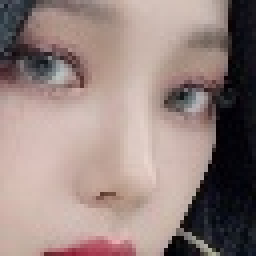
#> input picture face_image/01_002_001.jpg, 64 x 64 px (shown 4 times larger); its folder holds only this picture in this run
$ python 03.img_data_generator_lab.py
#> lines starting #> are read from the running program, lines starting #| are printed output that depends on the picture
from distutils import extension
import os
import random
import pathlib
import shutil
import glob
import cv2
import numpy as np

def load_name_images(image_path_pattern):
    name_images = []
    # 지정한 경로에서 이미지 파일 취득
    image_paths = glob.glob(image_path_pattern)
    # 파일별로 읽기
    for image_path in image_paths:
        path = pathlib.Path(image_path)
        # 파일 경로
        fullpath = str(path.resolve())
        print(f"이미지 파일(절대 경로):{fullpath}")
        # 파일명
        filename = path.name
        print(f"이미지 파일(파일명):{filename}")
        # 이미지 읽기
        image = cv2.imread(fullpath)
        if image is None:
            print(f"이미지 파일[{fullpath}]을 읽을 수가 없습니다.")
            continue
        name_images.append((filename, image))
    return name_images

def scratch_image(image, use_flip=True, use_threshold=True, use_filter=True):
    # 어떤 증가규칙을 사용할 것인지 설정 (Flip or 밝기 or 화소 ...)
    methods = [use_flip, use_threshold, use_filter]

    # 흐린 필터 작성
    # filter1 = np.ones((3, 3))
    # 오리지날 이미지를 배열로 저장
    images = [image]

    # cv2.flip(x, 1)
    # 증가 규칙을 위한 함수
    scratch = np.array([
        # Flip 처리
        lambda x: cv2.flip(x, 1),
        # 밝기 처리
        lambda x: cv2.threshold(x ,100, 255, cv2.THRESH_TOZERO)[1],
        # 블러 처리
        lambda x: cv2.GaussianBlur(x, (5, 5), 0),
    ])

    # 이미지 증가
    doubling_images = lambda f, img: np.r_[img, [f(i) for i in img]]
    for func in scratch[methods]:
        images = doubling_images(func, images)
        print(f"{images}, {np.shape(images)}")

    return images

def delete_dir(dir_path, is_delete_top_dir=True):
    for root, dirs, files in os.walk(dir_path, topdown=False):
        for name in files:
            os.remove(os.path.join(root, name))
        for name in dirs:
            os.rmdir(os.path.join(root, name))
    if is_delete_top_dir:
        os.rmdir(dir_path)

RETURN_SUCCESS = 0
RETURN_FAILURE = -1
# Test Image Directory
TEST_IMAGE_PATH = "./test_image"
# Face Image Directory
IMAGE_PATH_PATTERN = "./face_image/*"
# Output Directory
OUTPUT_IMAGE_DIR = "./face_scratch_image"


def main():
    print("===================================================================")
    print("이미지 증가를 위한 OpenCV 이용")
    print("지정한 이미지 파일의 수를 증가 (Flip, 임계값 등의 작업으로 8배 증가)")
    print("===================================================================")

    # 디렉토리 작성
    if not os.path.isdir(OUTPUT_IMAGE_DIR):
        os.mkdir(OUTPUT_IMAGE_DIR)
    # 디렉토리 내 파일 제거
    delete_dir(OUTPUT_IMAGE_DIR, False)

    # 디렉토리 작성
    if not os.path.isdir(TEST_IMAGE_PATH):
        os.mkdir(TEST_IMAGE_PATH)
    # 디렉토리 내 파일 제거
    delete_dir(TEST_IMAGE_PATH, False)

    # 대상 이미지에 2배 정보를 테스트용 파일로 구분
    image_files = glob.glob(IMAGE_PATH_PATTERN)
    random.shuffle(image_files)
    for i in range(len(image_files) // 5):
        shutil.move(str(image_files[i]), TEST_IMAGE_PATH)

    # 대상 이미지 읽기
    name_images = load_name_images(IMAGE_PATH_PATTERN)
#> in load_name_images, image is the input picture: shape (64, 64, 3); mean B, G, R 127, 131.4, 150.5
#> name_images = 1 item

    # 대상 이미지 별로 증가 작업
    for name_image in name_images:
        filename, extension = os.path.splitext(name_image[0])
        image = name_image[1]
        # 대상 이미지 증가
        scratch_face_images = scratch_image(image)

        # 대상 이미지 저장
        for idx, image in enumerate(scratch_face_images):
            output_path = os.path.join(OUTPUT_IMAGE_DIR, f"{filename}_{str(idx)}{extension}")
            print(f"출력 파일(절대 경로):{output_path}")
            cv2.imwrite(output_path, image)
#> this loop made 1 pass
#> methods in scratch_image on pass 1: [True, True, True]
#> (printed output is left out)
#> pass 1, in main, `cv2.imwrite(output_path, image)`:
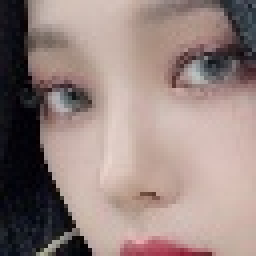
#> saved as 01_002_001_1.jpg: shape (64, 64, 3) (shown 4 times larger); mean B, G, R 127, 131.4, 150.5
#> pass 1, in main, `cv2.imwrite(output_path, image)`:
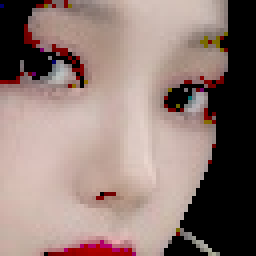
#> saved as 01_002_001_2.jpg: shape (64, 64, 3) (shown 4 times larger); mean B, G, R 117.1, 122.8, 143.9
#> pass 1, in main, `cv2.imwrite(output_path, image)`:
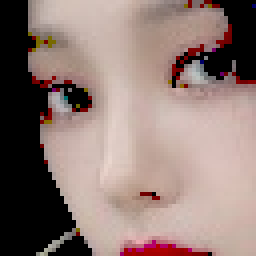
#> saved as 01_002_001_3.jpg: shape (64, 64, 3) (shown 4 times larger); mean B, G, R 117.1, 122.8, 143.9
#> pass 1, in main, `cv2.imwrite(output_path, image)`:
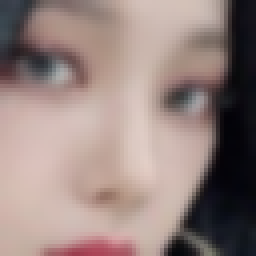
#> saved as 01_002_001_4.jpg: shape (64, 64, 3) (shown 4 times larger); mean B, G, R 127.1, 131.5, 150.5
#> after the loop:
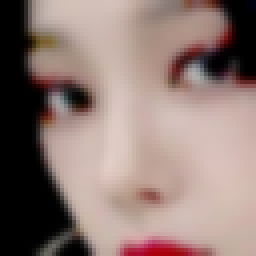
#> image: shape (64, 64, 3) (shown 4 times larger); mean B, G, R 117.2, 122.9, 144

    return RETURN_SUCCESS

if __name__ == "__main__":
    main()

$ run again, on face_image/01_020_001.jpg
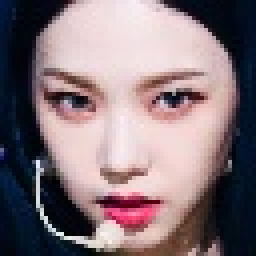
#> input picture face_image/01_020_001.jpg, 64 x 64 px (shown 4 times larger)
#> in load_name_images, image is the input picture: shape (64, 64, 3); mean B, G, R 121.3, 115.8, 132.8
#> name_images = 1 item
#> the loop in main, `for name_image in name_images:` made 1 pass
#> methods in scratch_image on pass 1: [True, True, True]
#> (printed output is left out)
#> pass 1, in main, `cv2.imwrite(output_path, image)`:
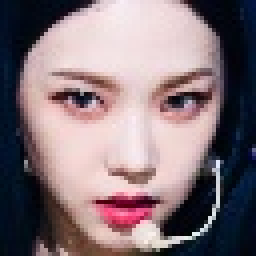
#> saved as 01_020_001_1.jpg: shape (64, 64, 3) (shown 4 times larger); mean B, G, R 121.3, 115.8, 132.8
#> after the loop in main, `for name_image in name_images:`:
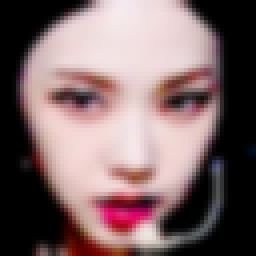
#> image: shape (64, 64, 3) (shown 4 times larger); mean B, G, R 105.3, 104.2, 126.6

$ run again, on face_image/01_032_001.jpg
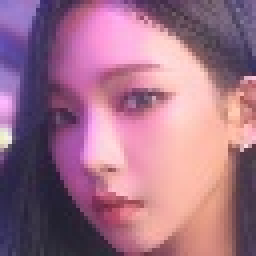
#> input picture face_image/01_032_001.jpg, 64 x 64 px (shown 4 times larger)
#> in load_name_images, image is the input picture: shape (64, 64, 3); mean B, G, R 136, 112.9, 161.6
#> name_images = 1 item
#> the loop in main, `for name_image in name_images:` made 1 pass
#> methods in scratch_image on pass 1: [True, True, True]
#> (printed output is left out)
#> pass 1, in main, `cv2.imwrite(output_path, image)`:
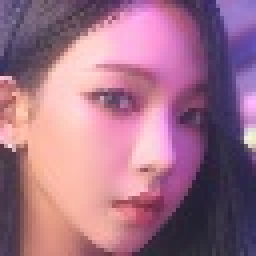
#> saved as 01_032_001_1.jpg: shape (64, 64, 3) (shown 4 times larger); mean B, G, R 136, 112.9, 161.6
#> after the loop in main, `for name_image in name_images:`:
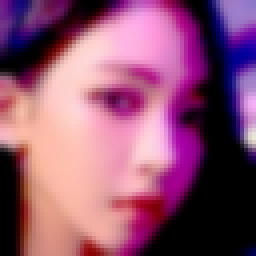
#> image: shape (64, 64, 3) (shown 4 times larger); mean B, G, R 113.2, 82.6, 142.7

$ run again, on face_image/01_037_001.jpg
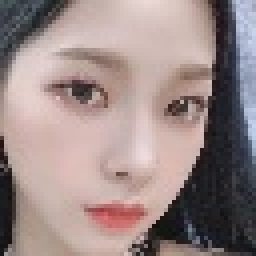
#> input picture face_image/01_037_001.jpg, 64 x 64 px (shown 4 times larger)
#> in load_name_images, image is the input picture: shape (64, 64, 3); mean B, G, R 135.1, 137, 154.4
#> name_images = 1 item
#> the loop in main, `for name_image in name_images:` made 1 pass
#> methods in scratch_image on pass 1: [True, True, True]
#> (printed output is left out)
#> pass 1, in main, `cv2.imwrite(output_path, image)`:
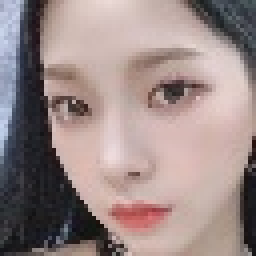
#> saved as 01_037_001_1.jpg: shape (64, 64, 3) (shown 4 times larger); mean B, G, R 135.1, 137, 154.4
#> after the loop in main, `for name_image in name_images:`:
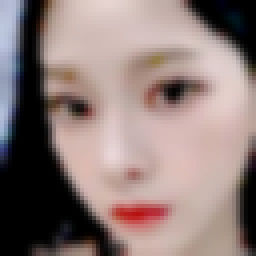
#> image: shape (64, 64, 3) (shown 4 times larger); mean B, G, R 121.1, 124, 142.4
